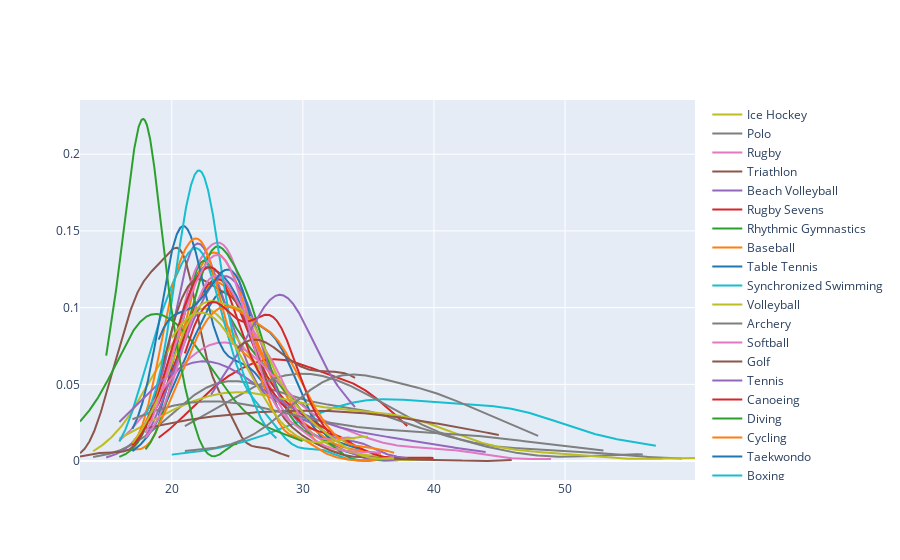

Notebook code for this chart:
### Code cell
plt.figure(figsize=(20,20))
fig = ff.create_distplot(x,name,show_hist=False,show_rug=False)
fig.show()

### Figure 1 — Plotly figure (JSON) as saved in the notebook; plotly's stock layout.template omitted (floating-point values rounded to 4 significant figures; data arrays with more than 128 entries replaced by an {"elided": "..."} marker saying what was removed)
{"data": [{"legendgroup": "Basketball", "marker": {"color": "rgb(31, 119, 180)"}, "mode": "lines", "name": "Basketball", "showlegend": true, "type": "scatter", "x": {"elided": "500 float values"}, "xaxis": "x", "y": {"elided": "500 float values"}, "yaxis": "y"}, {"legendgroup": "Judo", "marker": {"color": "rgb(255, 127, 14)"}, "mode": "lines", "name": "Judo", "showlegend": true, "type": "scatter", "x": {"elided": "500 float values"}, "xaxis": "x", "y": {"elided": "500 float values"}, "yaxis": "y"}, {"legendgroup": "Football", "marker": {"color": "rgb(44, 160, 44)"}, "mode": "lines", "name": "Football", "showlegend": true, "type": "scatter", "x": {"elided": "500 float values"}, "xaxis": "x", "y": {"elided": "500 float values"}, "yaxis": "y"}, {"legendgroup": "Tug-Of-War", "marker": {"color": "rgb(214, 39, 40)"}, "mode": "lines", "name": "Tug-Of-War", "showlegend": true, "type": "scatter", "x": {"elided": "500 float values"}, "xaxis": "x", "y": {"elided": "500 float values"}, "yaxis": "y"}, {"legendgroup": "Athletics", "marker": {"color": "rgb(148, 103, 189)"}, "mode": "lines", "name": "Athletics", "showlegend": true, "type": "scatter", "x": {"elided": "500 float values"}, "xaxis": "x", "y": {"elided": "500 float values"}, "yaxis": "y"}, {"legendgroup": "Swimming", "marker": {"color": "rgb(140, 86, 75)"}, "mode": "lines", "name": "Swimming", "showlegend": true, "type": "scatter", "x": {"elided": "500 float values"}, "xaxis": "x", "y": {"elided": "500 float values"}, "yaxis": "y"}, {"legendgroup": "Badminton", "marker": {"color": "rgb(227, 119, 194)"}, "mode": "lines", "name": "Badminton", "showlegend": true, "type": "scatter", "x": {"elided": "500 float values"}, "xaxis": "x", "y": {"elided": "500 float values"}, "yaxis": "y"}, {"legendgroup": "Sailing", "marker": {"color": "rgb(127, 127, 127)"}, "mode": "lines", "name": "Sailing", "showlegend": true, "type": "scatter", "x": {"elided": "500 float values"}, "xaxis": "x", "y": {"elided": "500 float values"}, "yaxis": "y"}, {"legendgroup": "Gymnastics", "marker": {"color": "rgb(188, 189, 34)"}, "mode": "lines", "name": "Gymnastics", "showlegend": true, "type": "scatter", "x": {"elided": "500 float values"}, "xaxis": "x", "y": {"elided": "500 float values"}, "yaxis": "y"}, {"legendgroup": "Art Competitions", "marker": {"color": "rgb(23, 190, 207)"}, "mode": "lines", "name": "Art Competitions", "showlegend": true, "type": "scatter", "x": {"elided": "500 float values"}, "xaxis": "x", "y": {"elided": "500 float values"}, "yaxis": "y"}, {"legendgroup": "Handball", "marker": {"color": "rgb(31, 119, 180)"}, "mode": "lines", "name": "Handball", "showlegend": true, "type": "scatter", "x": {"elided": "500 float values"}, "xaxis": "x", "y": {"elided": "500 float values"}, "yaxis": "y"}, {"legendgroup": "Weightlifting", "marker": {"color": "rgb(255, 127, 14)"}, "mode": "lines", "name": "Weightlifting", "showlegend": true, "type": "scatter", "x": {"elided": "500 float values"}, "xaxis": "x", "y": {"elided": "500 float values"}, "yaxis": "y"}, {"legendgroup": "Wrestling", "marker": {"color": "rgb(44, 160, 44)"}, "mode": "lines", "name": "Wrestling", "showlegend": true, "type": "scatter", "x": {"elided": "500 float values"}, "xaxis": "x", "y": {"elided": "500 float values"}, "yaxis": "y"}, {"legendgroup": "Water Polo", "marker": {"color": "rgb(214, 39, 40)"}, "mode": "lines", "name": "Water Polo", "showlegend": true, "type": "scatter", "x": {"elided": "500 float values"}, "xaxis": "x", "y": {"elided": "500 float values"}, "yaxis": "y"}, {"legendgroup": "Hockey", "marker": {"color": "rgb(148, 103, 189)"}, "mode": "lines", "name": "Hockey", "showlegend": true, "type": "scatter", "x": {"elided": "500 float values"}, "xaxis": "x", "y": {"elided": "500 float values"}, "yaxis": "y"}, {"legendgroup": "Rowing", "marker": {"color": "rgb(140, 86, 75)"}, "mode": "lines", "name": "Rowing", "showlegend": true, "type": "scatter", "x": {"elided": "500 float values"}, "xaxis": "x", "y": {"elided": "500 float values"}, "yaxis": "y"}, {"legendgroup": "Fencing", "marker": {"color": "rgb(227, 119, 194)"}, "mode": "lines", "name": "Fencing", "showlegend": true, "type": "scatter", "x": {"elided": "500 float values"}, "xaxis": "x", "y": {"elided": "500 float values"}, "yaxis": "y"}, {"legendgroup": "Equestrianism", "marker": {"color": "rgb(127, 127, 127)"}, "mode": "lines", "name": "Equestrianism", "showlegend": true, "type": "scatter", "x": {"elided": "500 float values"}, "xaxis": "x", "y": {"elided": "500 float values"}, "yaxis": "y"}, {"legendgroup": "Shooting", "marker": {"color": "rgb(188, 189, 34)"}, "mode": "lines", "name": "Shooting", "showlegend": true, "type": "scatter", "x": {"elided": "500 float values"}, "xaxis": "x", "y": {"elided": "500 float values"}, "yaxis": "y"}, {"legendgroup": "Boxing", "marker": {"color": "rgb(23, 190, 207)"}, "mode": "lines", "name": "Boxing", "showlegend": true, "type": "scatter", "x": {"elided": "500 float values"}, "xaxis": "x", "y": {"elided": "500 float values"}, "yaxis": "y"}, {"legendgroup": "Taekwondo", "marker": {"color": "rgb(31, 119, 180)"}, "mode": "lines", "name": "Taekwondo", "showlegend": true, "type": "scatter", "x": {"elided": "500 float values"}, "xaxis": "x", "y": {"elided": "500 float values"}, "yaxis": "y"}, {"legendgroup": "Cycling", "marker": {"color": "rgb(255, 127, 14)"}, "mode": "lines", "name": "Cycling", "showlegend": true, "type": "scatter", "x": {"elided": "500 float values"}, "xaxis": "x", "y": {"elided": "500 float values"}, "yaxis": "y"}, {"legendgroup": "Diving", "marker": {"color": "rgb(44, 160, 44)"}, "mode": "lines", "name": "Diving", "showlegend": true, "type": "scatter", "x": {"elided": "500 float values"}, "xaxis": "x", "y": {"elided": "500 float values"}, "yaxis": "y"}, {"legendgroup": "Canoeing", "marker": {"color": "rgb(214, 39, 40)"}, "mode": "lines", "name": "Canoeing", "showlegend": true, "type": "scatter", "x": {"elided": "500 float values"}, "xaxis": "x", "y": {"elided": "500 float values"}, "yaxis": "y"}, {"legendgroup": "Tennis", "marker": {"color": "rgb(148, 103, 189)"}, "mode": "lines", "name": "Tennis", "showlegend": true, "type": "scatter", "x": {"elided": "500 float values"}, "xaxis": "x", "y": {"elided": "500 float values"}, "yaxis": "y"}, {"legendgroup": "Golf", "marker": {"color": "rgb(140, 86, 75)"}, "mode": "lines", "name": "Golf", "showlegend": true, "type": "scatter", "x": {"elided": "500 float values"}, "xaxis": "x", "y": {"elided": "500 float values"}, "yaxis": "y"}, {"legendgroup": "Softball", "marker": {"color": "rgb(227, 119, 194)"}, "mode": "lines", "name": "Softball", "showlegend": true, "type": "scatter", "x": {"elided": "500 float values"}, "xaxis": "x", "y": {"elided": "500 float values"}, "yaxis": "y"}, {"legendgroup": "Archery", "marker": {"color": "rgb(127, 127, 127)"}, "mode": "lines", "name": "Archery", "showlegend": true, "type": "scatter", "x": {"elided": "500 float values"}, "xaxis": "x", "y": {"elided": "500 float values"}, "yaxis": "y"}, {"legendgroup": "Volleyball", "marker": {"color": "rgb(188, 189, 34)"}, "mode": "lines", "name": "Volleyball", "showlegend": true, "type": "scatter", "x": {"elided": "500 float values"}, "xaxis": "x", "y": {"elided": "500 float values"}, "yaxis": "y"}, {"legendgroup": "Synchronized Swimming", "marker": {"color": "rgb(23, 190, 207)"}, "mode": "lines", "name": "Synchronized Swimming", "showlegend": true, "type": "scatter", "x": {"elided": "500 float values"}, "xaxis": "x", "y": {"elided": "500 float values"}, "yaxis": "y"}, {"legendgroup": "Table Tennis", "marker": {"color": "rgb(31, 119, 180)"}, "mode": "lines", "name": "Table Tennis", "showlegend": true, "type": "scatter", "x": {"elided": "500 float values"}, "xaxis": "x", "y": {"elided": "500 float values"}, "yaxis": "y"}, {"legendgroup": "Baseball", "marker": {"color": "rgb(255, 127, 14)"}, "mode": "lines", "name": "Baseball", "showlegend": true, "type": "scatter", "x": {"elided": "500 float values"}, "xaxis": "x", "y": {"elided": "500 float values"}, "yaxis": "y"}, {"legendgroup": "Rhythmic Gymnastics", "marker": {"color": "rgb(44, 160, 44)"}, "mode": "lines", "name": "Rhythmic Gymnastics", "showlegend": true, "type": "scatter", "x": {"elided": "500 float values"}, "xaxis": "x", "y": {"elided": "500 float values"}, "yaxis": "y"}, {"legendgroup": "Rugby Sevens", "marker": {"color": "rgb(214, 39, 40)"}, "mode": "lines", "name": "Rugby Sevens", "showlegend": true, "type": "scatter", "x": {"elided": "500 float values"}, "xaxis": "x", "y": {"elided": "500 float values"}, "yaxis": "y"}, {"legendgroup": "Beach Volleyball", "marker": {"color": "rgb(148, 103, 189)"}, "mode": "lines", "name": "Beach Volleyball", "showlegend": true, "type": "scatter", "x": {"elided": "500 float values"}, "xaxis": "x", "y": {"elided": "500 float values"}, "yaxis": "y"}, {"legendgroup": "Triathlon", "marker": {"color": "rgb(140, 86, 75)"}, "mode": "lines", "name": "Triathlon", "showlegend": true, "type": "scatter", "x": {"elided": "500 float values"}, "xaxis": "x", "y": {"elided": "500 float values"}, "yaxis": "y"}, {"legendgroup": "Rugby", "marker": {"color": "rgb(227, 119, 194)"}, "mode": "lines", "name": "Rugby", "showlegend": true, "type": "scatter", "x": {"elided": "500 float values"}, "xaxis": "x", "y": {"elided": "500 float values"}, "yaxis": "y"}, {"legendgroup": "Polo", "marker": {"color": "rgb(127, 127, 127)"}, "mode": "lines", "name": "Polo", "showlegend": true, "type": "scatter", "x": {"elided": "500 float values"}, "xaxis": "x", "y": {"elided": "500 float values"}, "yaxis": "y"}, {"legendgroup": "Ice Hockey", "marker": {"color": "rgb(188, 189, 34)"}, "mode": "lines", "name": "Ice Hockey", "showlegend": true, "type": "scatter", "x": {"elided": "500 float values"}, "xaxis": "x", "y": {"elided": "500 float values"}, "yaxis": "y"}], "layout": {"autosize": true, "barmode": "overlay", "hovermode": "closest", "legend": {"traceorder": "reversed"}, "xaxis": {"anchor": "y2", "autorange": true, "domain": [0, 1], "range": [13, 59.91], "type": "linear", "zeroline": false}, "yaxis": {"anchor": "free", "autorange": true, "domain": [0, 1], "position": 0, "range": [-0.01232, 0.2353], "type": "linear"}}}
